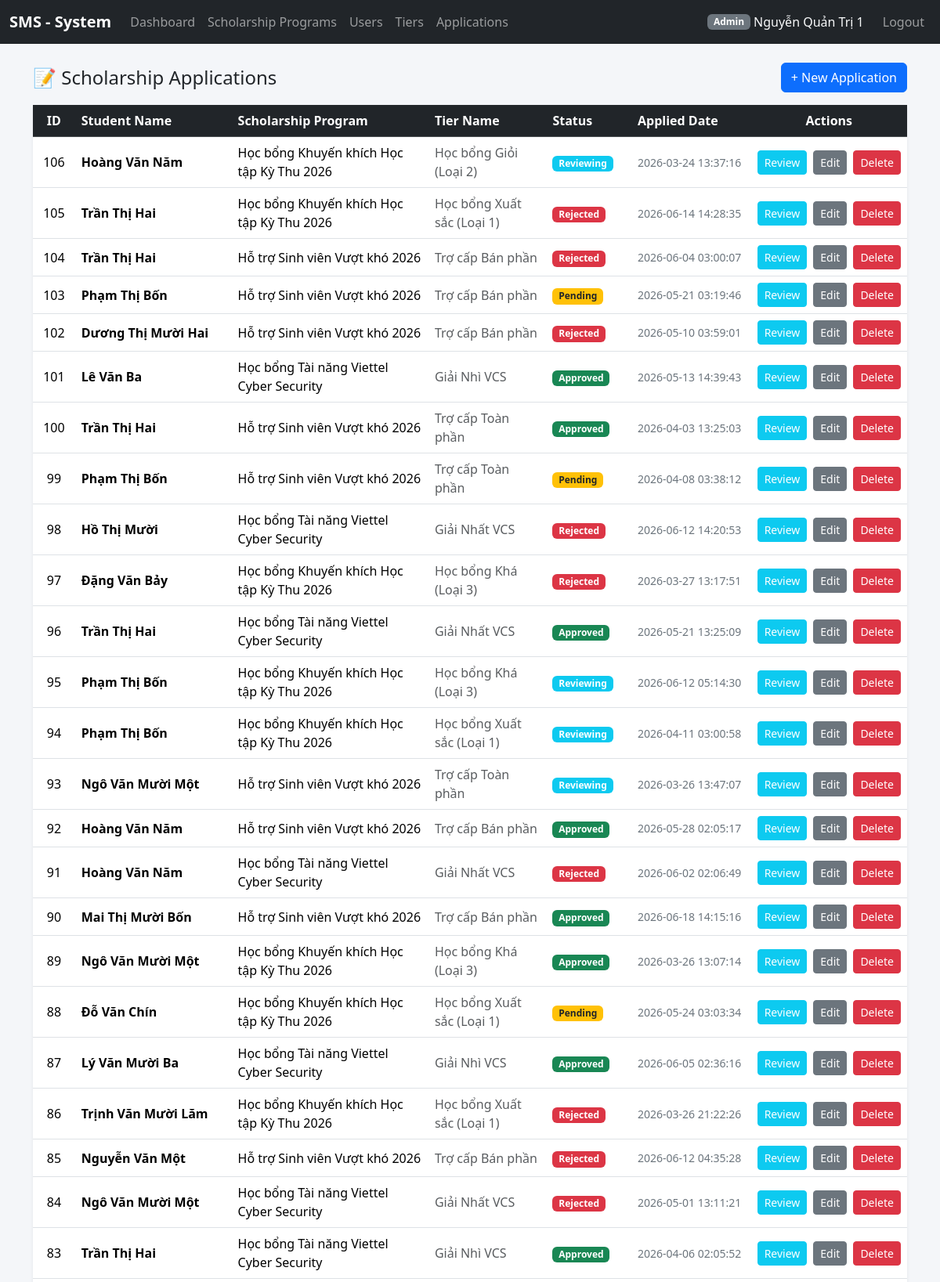
The page /index.php?controller=applications&action=index (signed in, upper part) on the database its author committed.
### tables this page shows
CREATE TABLE `applications` (
  `id` int(11) NOT NULL,
  `user_id` int(11) NOT NULL,
  `tier_id` int(11) NOT NULL,
  `profile_id` int(11) NOT NULL,
  `reviewer_id` int(11) DEFAULT NULL,
  `status` enum('pending','reviewing','approved','rejected') DEFAULT 'pending',
  `applied_date` timestamp NOT NULL DEFAULT current_timestamp()
);

CREATE TABLE `users` (
  `id` int(11) NOT NULL,
  `email` varchar(255) NOT NULL,
  `password_hash` varchar(255) NOT NULL,
  `full_name` varchar(150) NOT NULL COMMENT 'Lưu họ tên chung cho toàn bộ User',
  `role` enum('admin','student','reviewer') DEFAULT 'student',
  `created_at` timestamp NOT NULL DEFAULT current_timestamp()
);

CREATE TABLE `scholarship_programs` (
  `id` int(11) NOT NULL,
  `title` varchar(255) NOT NULL,
  `scholarship_type` enum('internal_academic','corporate_sponsor','social_support') NOT NULL,
  `start_date` date DEFAULT NULL,
  `end_date` date DEFAULT NULL,
  `status` enum('active','closed','draft') DEFAULT 'draft',
  `min_gpa` decimal(3,2) DEFAULT 0.00,
  `min_training_score` int(11) DEFAULT 0
);

CREATE TABLE `scholarship_tiers` (
  `id` int(11) NOT NULL,
  `program_id` int(11) NOT NULL,
  `tier_name` varchar(100) NOT NULL COMMENT 'Ex: Xuất sắc hạng 1',
  `reward_amount` decimal(12,2) NOT NULL,
  `quota` int(11) DEFAULT 0
);

### controllers/ApplicationController.php (called while the page is built, shortened)
<?php
require_once __DIR__ . '/../models/ApplicationModel.php';
require_once __DIR__ . '/../helpers/auth.php';
class ApplicationController
{
    private ApplicationModel $model;
    public function __construct()
    {
        $this->model = new ApplicationModel();
    }
    public function index(): void
    {
        $currentUser = current_user();
        if ($currentUser['role'] === 'student') {
            $applications = $this->model->getByUserId((int)$currentUser['id']);
        } elseif ($currentUser['role'] === 'reviewer') {
            $applications = $this->model->getByReviewerId((int)$currentUser['id']);
        } else {
            $applications = $this->model->getAll();
        }
        require __DIR__ . '/../views/applications/index.php';
    }
}

### helpers/auth.php (called while the page is built, shortened)
<?php
require_once __DIR__ . '/../config/database.php';
function current_user(): ?array
{
    return $_SESSION['user'] ?? null;
}

### config/database.php (called while the page is built)
<?php
class Database
{
    private static ?PDO $instance = null;
    public static function getConnection(): PDO
    {
        if (self::$instance === null) {
            $host    = 'localhost';
            $dbname  = 'scholarship_system';
            $user    = 'root';
            $pass    = '';
            $charset = 'utf8mb4';
            $dsn = "mysql:host={$host};dbname={$dbname};charset={$charset}";
            $options = [
                PDO::ATTR_ERRMODE            => PDO::ERRMODE_EXCEPTION,
                PDO::ATTR_DEFAULT_FETCH_MODE => PDO::FETCH_ASSOC,
                PDO::ATTR_EMULATE_PREPARES   => false,
            ];
            try {
                self::$instance = new PDO($dsn, $user, $pass, $options);
            } catch (PDOException $e) {
                die('Kết nối CSDL thất bại: ' . $e->getMessage());
            }
        }
        return self::$instance;
    }
}

### models/ApplicationModel.php (called while the page is built, shortened)
<?php
require_once __DIR__ . '/../config/database.php';
class ApplicationModel
{
    private PDO $pdo;
    public function __construct()
    {
        $this->pdo = Database::getConnection();
    }
    public function getAll(): array
    {
        $stmt = $this->pdo->query("
            SELECT
                a.id,
                a.user_id,
                a.tier_id,
                a.status,
                a.applied_date,
                u.full_name as student_name,
                st.tier_name,
                sp.title as program_title
            FROM applications a
            INNER JOIN users u ON a.user_id = u.id
            INNER JOIN scholarship_tiers st ON a.tier_id = st.id
            INNER JOIN scholarship_programs sp ON st.program_id = sp.id
            ORDER BY a.id DESC
        ");
        return $stmt->fetchAll(PDO::FETCH_ASSOC);
    }
}

### views/applications/index.php (the view, shortened to what this page needs)
<?php
require_once __DIR__ . '/../partials/header.php';
?>
<div class="d-flex justify-content-between align-items-center mb-3">
    <h4 class="mb-0">📝 Scholarship Applications</h4>
    <?php if (isset($currentUser) && $currentUser['role'] !== 'reviewer'): ?>
        <a href="index.php?controller=applications&action=create" class="btn btn-primary">+ New Application</a>
    <?php endif; ?>
</div>
<div class="card shadow-sm border-0">
    <div class="table-responsive">
        <table class="table table-hover align-middle mb-0">
            <thead class="table-dark">
                <tr>
                    <th style="width: 5%; text-align: center;">ID</th>
                    <th style="width: 20%;">Student Name</th>
                    <th style="width: 25%;">Scholarship Program</th>
                    <th style="width: 15%;">Tier Name</th>
                    <th style="width: 10%;">Status</th>
                    <th style="width: 15%;">Applied Date</th>
                    <th style="width: 10%; text-align: center;">Actions</th>
                </tr>
            </thead>
            <tbody>
            <?php if (empty($applications)): ?>
                <tr>
                    <td colspan="7" style="text-align: center; color: #999; padding: 2rem;">
                        No applications found.
                    </td>
                </tr>
            <?php else: ?>
                <?php foreach ($applications as $app): ?>
                <tr id="row-<?= htmlspecialchars($app['id']) ?>">
                    <td style="text-align: center; font-weight: 500;"><?= htmlspecialchars($app['id']) ?></td>
                    <td><strong><?= htmlspecialchars($app['student_name']) ?></strong></td>
                    <td><?= htmlspecialchars($app['program_title']) ?></td>
                    <td><span class="text-muted"><?= htmlspecialchars($app['tier_name']) ?></span></td>
                    <td>
                        <?php
                        $statusClass = 'badge bg-warning text-dark';
                        if ($app['status'] === 'approved') $statusClass = 'badge bg-success';
                        if ($app['status'] === 'rejected') $statusClass = 'badge bg-danger';
                        if ($app['status'] === 'reviewing') $statusClass = 'badge bg-info';
                        ?>
                        <span class="<?= $statusClass ?>"><?= htmlspecialchars(ucfirst($app['status'])) ?></span>
                    </td>
                    <td class="small text-secondary"><?= htmlspecialchars($app['applied_date']) ?></td>
                    <td style="text-align: center;">
                        <div class="actions d-flex gap-2 justify-content-center">
                            <?php if (in_array($currentUser['role'], ['admin', 'reviewer'], true)): ?>
                                <a href="index.php?controller=applications&action=review&id=<?= htmlspecialchars($app['id']) ?>"
                                class="btn btn-sm btn-info text-white">Review</a>
                            <?php endif; ?>
                            <?php
                            $canEdit = in_array($currentUser['role'], ['admin', 'staff'], true) ||
                                    ($currentUser['role'] === 'student' && $app['status'] === 'pending');
                            if ($canEdit):
                            ?>
                                <a href="index.php?controller=applications&action=edit&id=<?= htmlspecialchars($app['id']) ?>"
                                class="btn btn-sm btn-secondary">Edit</a>
                            <?php endif; ?>
                            <?php if (in_array($currentUser['role'], ['admin', 'staff'], true)): ?>
                                <button type="button"
                                        class="btn btn-sm btn-danger delete-application-btn"
                                        data-id="<?= htmlspecialchars($app['id']) ?>">Delete</button>
                            <?php endif; ?>
                        </div>
                    </td>
                </tr>
                <?php endforeach; ?>
            <?php endif; ?>
            </tbody>
        </table>
    </div>
</div>
<?php require_once __DIR__ . '/../partials/footer.php'; ?>

### views/partials/header.php (style rules this page uses)
body { background-color: #f4f6f9; }

### rows shown on the page
applications: id "106", user.full_name "Hoàng Văn Năm", scholarship_programs.title "Học bổng Khuyến khích Học tập Kỳ Thu 2026", tier.tier_name "Học bổng Giỏi (Loại 2)", status "Reviewing", applied_date "2026-03-24 13:37:16"
applications: id "105", user.full_name "Trần Thị Hai", scholarship_programs.title "Học bổng Khuyến khích Học tập Kỳ Thu 2026", tier.tier_name "Học bổng Xuất sắc (Loại 1)", status "Rejected", applied_date "2026-06-14 14:28:35"
applications: id "104", user.full_name "Trần Thị Hai", scholarship_programs.title "Hỗ trợ Sinh viên Vượt khó 2026", tier.tier_name "Trợ cấp Bán phần", status "Rejected", applied_date "2026-06-04 03:00:07"
applications: id "103", user.full_name "Phạm Thị Bốn", scholarship_programs.title "Hỗ trợ Sinh viên Vượt khó 2026", tier.tier_name "Trợ cấp Bán phần", status "Pending", applied_date "2026-05-21 03:19:46"
applications: id "102", user.full_name "Dương Thị Mười Hai", scholarship_programs.title "Hỗ trợ Sinh viên Vượt khó 2026", tier.tier_name "Trợ cấp Bán phần", status "Rejected", applied_date "2026-05-10 03:59:01"
applications: id "101", user.full_name "Lê Văn Ba", scholarship_programs.title "Học bổng Tài năng Viettel Cyber Security", tier.tier_name "Giải Nhì VCS", status "Approved", applied_date "2026-05-13 14:39:43"
applications: id "100", user.full_name "Trần Thị Hai", scholarship_programs.title "Hỗ trợ Sinh viên Vượt khó 2026", tier.tier_name "Trợ cấp Toàn phần", status "Approved", applied_date "2026-04-03 13:25:03"
applications: id "99", user.full_name "Phạm Thị Bốn", scholarship_programs.title "Hỗ trợ Sinh viên Vượt khó 2026", tier.tier_name "Trợ cấp Toàn phần", status "Pending", applied_date "2026-04-08 03:38:12"
applications: id "98", user.full_name "Hồ Thị Mười", scholarship_programs.title "Học bổng Tài năng Viettel Cyber Security", tier.tier_name "Giải Nhất VCS", status "Rejected", applied_date "2026-06-12 14:20:53"
applications: id "97", user.full_name "Đặng Văn Bảy", scholarship_programs.title "Học bổng Khuyến khích Học tập Kỳ Thu 2026", tier.tier_name "Học bổng Khá (Loại 3)", status "Rejected", applied_date "2026-03-27 13:17:51"
applications: id "96", user.full_name "Trần Thị Hai", scholarship_programs.title "Học bổng Tài năng Viettel Cyber Security", tier.tier_name "Giải Nhất VCS", status "Approved", applied_date "2026-05-21 13:25:09"
applications: id "95", user.full_name "Phạm Thị Bốn", scholarship_programs.title "Học bổng Khuyến khích Học tập Kỳ Thu 2026", tier.tier_name "Học bổng Khá (Loại 3)", status "Reviewing", applied_date "2026-06-12 05:14:30"
applications: id "94", user.full_name "Phạm Thị Bốn", scholarship_programs.title "Học bổng Khuyến khích Học tập Kỳ Thu 2026", tier.tier_name "Học bổng Xuất sắc (Loại 1)", status "Reviewing", applied_date "2026-04-11 03:00:58"
applications: id "93", user.full_name "Ngô Văn Mười Một", scholarship_programs.title "Hỗ trợ Sinh viên Vượt khó 2026", tier.tier_name "Trợ cấp Toàn phần", status "Reviewing", applied_date "2026-03-26 13:47:07"
applications: id "92", user.full_name "Hoàng Văn Năm", scholarship_programs.title "Hỗ trợ Sinh viên Vượt khó 2026", tier.tier_name "Trợ cấp Bán phần", status "Approved", applied_date "2026-05-28 02:05:17"
applications: id "91", user.full_name "Hoàng Văn Năm", scholarship_programs.title "Học bổng Tài năng Viettel Cyber Security", tier.tier_name "Giải Nhất VCS", status "Rejected", applied_date "2026-06-02 02:06:49"
applications: id "90", user.full_name "Mai Thị Mười Bốn", scholarship_programs.title "Hỗ trợ Sinh viên Vượt khó 2026", tier.tier_name "Trợ cấp Bán phần", status "Approved", applied_date "2026-06-18 14:15:16"
applications: id "89", user.full_name "Ngô Văn Mười Một", scholarship_programs.title "Học bổng Khuyến khích Học tập Kỳ Thu 2026", tier.tier_name "Học bổng Khá (Loại 3)", status "Approved", applied_date "2026-03-26 13:07:14"
applications: id "88", user.full_name "Đỗ Văn Chín", scholarship_programs.title "Học bổng Khuyến khích Học tập Kỳ Thu 2026", tier.tier_name "Học bổng Xuất sắc (Loại 1)", status "Pending", applied_date "2026-05-24 03:03:34"
applications: id "87", user.full_name "Lý Văn Mười Ba", scholarship_programs.title "Học bổng Tài năng Viettel Cyber Security", tier.tier_name "Giải Nhì VCS", status "Approved", applied_date "2026-06-05 02:36:16"
applications: id "86", user.full_name "Trịnh Văn Mười Lăm", scholarship_programs.title "Học bổng Khuyến khích Học tập Kỳ Thu 2026", tier.tier_name "Học bổng Xuất sắc (Loại 1)", status "Rejected", applied_date "2026-03-26 21:22:26"
applications: id "85", user.full_name "Nguyễn Văn Một", scholarship_programs.title "Hỗ trợ Sinh viên Vượt khó 2026", tier.tier_name "Trợ cấp Bán phần", status "Rejected", applied_date "2026-06-12 04:35:28"
applications: id "84", user.full_name "Ngô Văn Mười Một", scholarship_programs.title "Học bổng Tài năng Viettel Cyber Security", tier.tier_name "Giải Nhất VCS", status "Rejected", applied_date "2026-05-01 13:11:21"
applications: id "83", user.full_name "Trần Thị Hai", scholarship_programs.title "Học bổng Tài năng Viettel Cyber Security", tier.tier_name "Giải Nhì VCS", status "Approved", applied_date "2026-04-06 02:05:52"

### other values the page prints
$u['role'] "Admin"
$u['full_name'] "Nguyễn Quản Trị 1"
